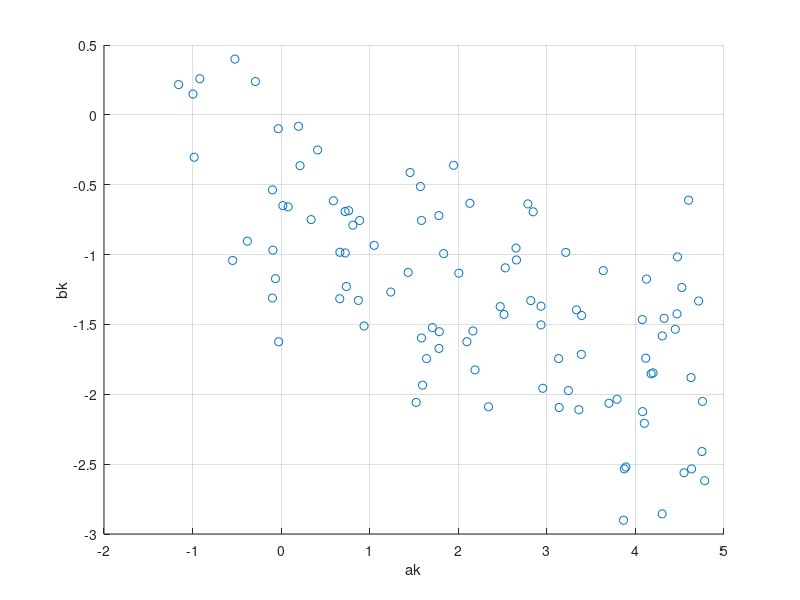

Here is the MATLAB script that generated this plot: (Note: this script raises an error after producing the figure.)
clc;
clear all;
a = [  4.5241380e+00
   3.3837307e-01
   2.8184648e+00
   1.7815150e+00
   4.1994886e+00
   3.7923416e+00
   1.5844128e+00
  -9.9503347e-01
   3.8658781e+00
   1.7078034e+00
   2.7856838e+00
   4.3039290e+00
   4.4501691e+00
   3.2133845e+00
   1.9587458e-01
   1.5243849e+00
   4.4750435e+00
   4.7134680e+00
   1.5844108e+00
   4.5486737e+00
  -3.2383252e-02
   7.6273893e-01
   3.7006973e+00
  -1.1574420e+00
  -5.4820062e-01
   7.8899561e-02
   2.1337087e-01
   2.6568957e+00
   6.6301612e-01
   4.1166204e-01
  -9.8196144e-01
   3.3896113e+00
   1.5725128e+00
   4.7818596e+00
   1.7808352e+00
   1.9470842e+00
   4.0772172e+00
   2.0973557e+00
   1.9360890e-02
   2.4735522e+00
   3.8925682e+00
  -5.2187581e-01
   2.9538992e+00
   1.4338598e+00
   4.1166350e+00
   1.6413744e+00
   3.3923685e+00
   1.4559051e+00
   7.2376219e-01
  -9.2920721e-02
  -9.8787351e-02
   3.1327397e+00
   8.7204852e-01
   2.1312775e+00
  -9.8522619e-02
   2.9340590e+00
   1.5967443e+00
   4.3018716e+00
   4.3238934e+00
   2.5308270e+00
   1.8346368e+00
   4.1251569e+00
   4.1007219e+00
   2.8456406e+00
   4.4692977e+00
   2.9341643e+00
   8.0943624e-01
   9.3609290e-01
   8.8589010e-01
   2.3410378e+00
   3.1387333e+00
   7.2186392e-01
   3.8748653e+00
   2.6517900e+00
   1.2377087e+00
   3.2429231e+00
   2.1888885e+00
   2.1653392e+00
   3.3340562e+00
   2.5165386e+00
   4.1776861e+00
   4.7506537e+00
   2.0060902e+00
   4.0810577e+00
  -6.3913025e-02
   4.6339534e+00
   5.8985859e-01
   7.3611535e-01
   4.6276739e+00
   3.6368448e+00
  -2.9050402e-01
  -9.1842658e-01
   4.6003229e+00
  -2.8041337e-02
   1.0504251e+00
   3.3610622e+00
   6.6180266e-01
   1.7853554e+00
  -3.8195700e-01
   4.7570196e+00 ];
b =[  -1.2356626e+00
  -7.4975021e-01
  -1.3297026e+00
  -1.6716730e+00
  -1.8468763e+00
  -2.0354095e+00
  -7.5550847e-01
   1.4902562e-01
  -2.9013676e+00
  -1.5226525e+00
  -6.3724533e-01
  -1.5821025e+00
  -1.5348489e+00
  -9.8448541e-01
  -8.2028312e-02
  -2.0583333e+00
  -1.0166850e+00
  -1.3325046e+00
  -1.5971375e+00
  -2.5616077e+00
  -9.8918945e-02
  -6.8589110e-01
  -2.0644911e+00
   2.1662526e-01
  -1.0418077e+00
  -6.5834414e-01
  -3.6374990e-01
  -1.0384855e+00
  -9.8339691e-01
  -2.5127485e-01
  -3.0327553e-01
  -1.7144100e+00
  -5.1287419e-01
  -2.6187549e+00
  -7.2108408e-01
  -3.6085297e-01
  -1.4653641e+00
  -1.6235328e+00
  -6.4961081e-01
  -1.3724448e+00
  -2.5201927e+00
   3.9935101e-01
  -1.9569559e+00
  -1.1274982e+00
  -1.7416102e+00
  -1.7448600e+00
  -1.4360023e+00
  -4.1283160e-01
  -9.8835438e-01
  -9.6803336e-01
  -1.3110977e+00
  -1.7445631e+00
  -1.3279936e+00
  -6.3281596e-01
  -5.3695693e-01
  -1.5031730e+00
  -1.9347602e+00
  -2.8559946e+00
  -1.4561247e+00
  -1.0949599e+00
  -9.9342047e-01
  -1.1755900e+00
  -2.2077312e+00
  -6.9384953e-01
  -1.4243222e+00
  -1.3692815e+00
  -7.8960456e-01
  -1.5111367e+00
  -7.5606350e-01
  -2.0895984e+00
  -2.0943709e+00
  -6.9176937e-01
  -2.5339267e+00
  -9.5327173e-01
  -1.2682943e+00
  -1.9731692e+00
  -1.8255348e+00
  -1.5465780e+00
  -1.3956933e+00
  -1.4289097e+00
  -1.8530694e+00
  -2.4097000e+00
  -1.1333136e+00
  -2.1241602e+00
  -1.1726448e+00
  -2.5341579e+00
  -6.1506976e-01
  -1.2284613e+00
  -1.8804491e+00
  -1.1149614e+00
   2.3862782e-01
   2.5836210e-01
  -6.1086317e-01
  -1.6242218e+00
  -9.3392579e-01
  -2.1105728e+00
  -1.3159646e+00
  -1.5520883e+00
  -9.0383606e-01
  -2.0507324e+00 ];

hidden = scatter(a,b,'black');
xlabel("ak");
ylabel("bk");
grid on;
hold on;
orthogonal = linortfit2(a,b);
x_orthogonal = -2:0.01:6;
y_orthogonal = orthogonal(1)*x_orthogonal + orthogonal(2);
plot(x_orthogonal, y_orthogonal,'r','LineWidth',1);
hold on;
least_squares = polyfit(a,b,1);
x_least_squares = -2:0.01:6;
y_least_squares = least_squares(1)*x_least_squares + least_squares(2);
plot(x_least_squares, y_least_squares,'b--','LineWidth',1);
hidden.Annotation.LegendInformation.IconDisplayStyle = 'off';
legend("Orthogonal Regression", "Least Squares");
